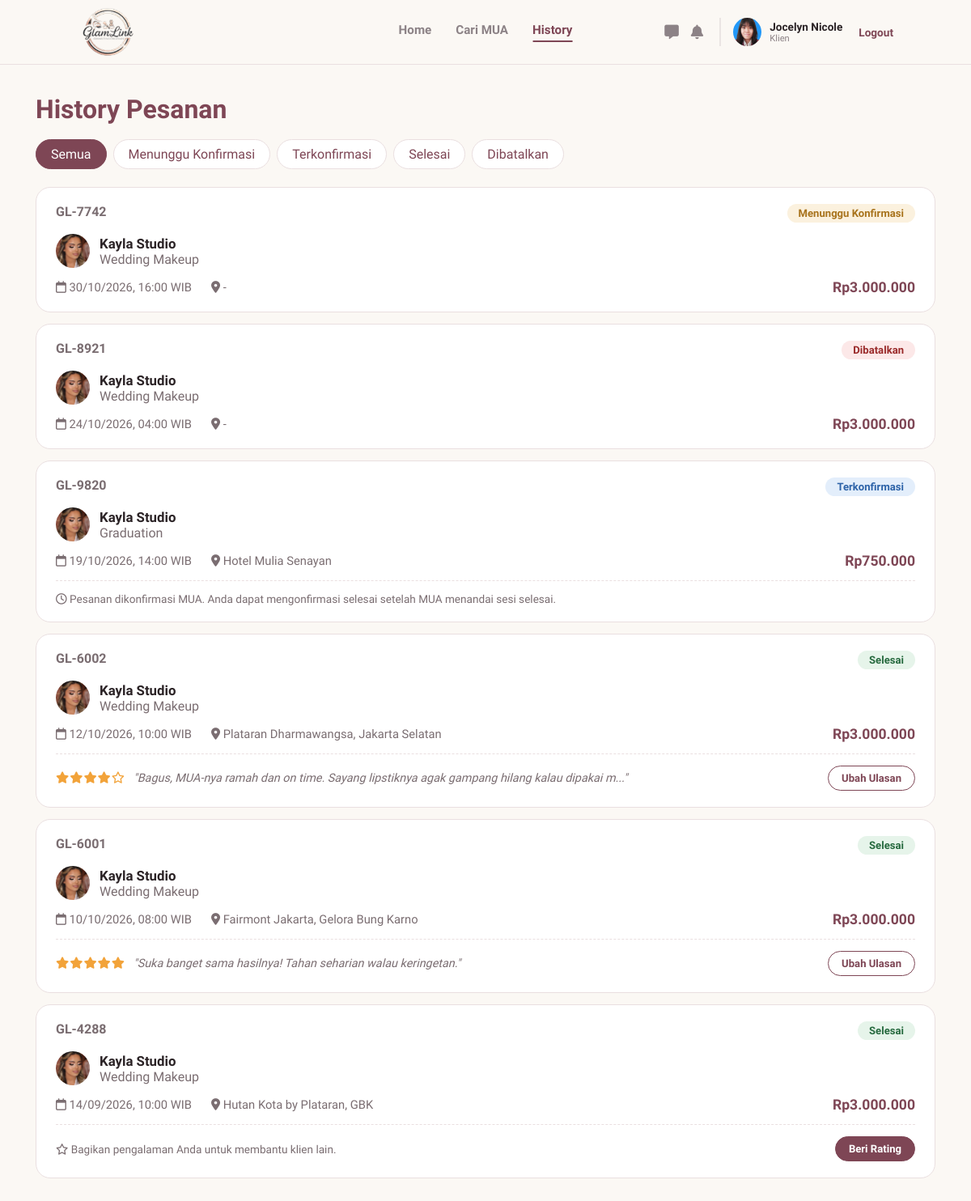
The page /klien/history.php (signed in) on the database its author committed.
### tables this page shows
CREATE TABLE `users` (
  `id_user` int(11) NOT NULL,
  `nama` varchar(100) NOT NULL,
  `email` varchar(100) NOT NULL,
  `nomor_telepon` varchar(20) DEFAULT NULL,
  `nama_brand` varchar(150) DEFAULT NULL,
  `bio` text DEFAULT NULL,
  `lokasi` varchar(150) DEFAULT NULL,
  `foto_profil` varchar(255) DEFAULT NULL,
  `password` varchar(255) NOT NULL,
  `role` enum('mua','pelanggan','admin') NOT NULL,
  `dibuat_pada` timestamp NOT NULL DEFAULT current_timestamp(),
  `status_verifikasi` enum('pending','approved','rejected') NOT NULL DEFAULT 'approved',
  `alasan_tolak` varchar(255) DEFAULT NULL
);

CREATE TABLE `bookings` (
  `id_booking` int(11) NOT NULL,
  `no_invoice` varchar(20) NOT NULL,
  `id_mua` int(11) NOT NULL,
  `id_pelanggan` int(11) NOT NULL,
  `id_layanan` int(11) NOT NULL,
  `tanggal_booking` date NOT NULL,
  `waktu_booking` time NOT NULL,
  `lokasi_acara` varchar(255) DEFAULT NULL,
  `catatan` text DEFAULT NULL,
  `total_harga` int(11) NOT NULL,
  `status` enum('menunggu','dikonfirmasi','selesai','ditolak') NOT NULL DEFAULT 'menunggu',
  `is_mua_done` tinyint(1) DEFAULT 0,
  `is_client_done` tinyint(1) DEFAULT 0,
  `foto_dokumentasi` varchar(255) DEFAULT NULL,
  `rating` int(1) DEFAULT NULL,
  `ulasan` text DEFAULT NULL,
  `created_at` timestamp NOT NULL DEFAULT current_timestamp()
);

CREATE TABLE `services` (
  `id_service` int(11) NOT NULL,
  `id_mua` int(11) NOT NULL,
  `nama_layanan` varchar(150) NOT NULL,
  `kategori` varchar(100) DEFAULT NULL,
  `harga` decimal(10,2) NOT NULL,
  `durasi` varchar(50) DEFAULT NULL,
  `deskripsi` text DEFAULT NULL,
  `fasilitas` text DEFAULT NULL
);

### klien/history.php (the view, shortened to what this page needs)
<?php
require __DIR__ . '/../Includes/klien.php';
$status = ['menunggu' => 'Menunggu Konfirmasi', 'dikonfirmasi' => 'Terkonfirmasi', 'selesai' => 'Selesai', 'ditolak' => 'Dibatalkan'];
$tab = isset($status[$_GET['tab'] ?? '']) ? $_GET['tab'] : '';
$sql = "SELECT b.*, s.nama_layanan, u.nama_brand, u.foto_profil FROM bookings b
        JOIN services s ON s.id_service = b.id_layanan JOIN users u ON u.id_user = b.id_mua
        WHERE b.id_pelanggan = ?" . ($tab ? ' AND b.status = ?' : '') . ' ORDER BY b.tanggal_booking DESC, b.id_booking DESC';
$data = q($sql, $tab ? [$id_klien, $tab] : [$id_klien]);
head_klien('History');
include __DIR__ . '/../navbar.php';
?>
<main class="kl-wrap page-top">
    <h1 class="kl-title big">History Pesanan</h1>
    <div class="tabs"><a href="history.php" class="<?php echo $tab ? '' : 'on'; ?>">Semua</a>
        <?php foreach ($status as $k => $l) echo '<a href="?tab=' . $k . '" class="' . ($tab === $k ? 'on' : '') . '">' . $l . '</a>'; ?></div>
    <div class="order-list">
        <?php foreach ($data as $b):
            $st = $b['status']; $label = $status[$st] ?? e($st); $kelas = 's-' . e($st);
            $tunggu_klien = ($st === 'dikonfirmasi' && $b['is_mua_done'] && !$b['is_client_done']);
            if ($tunggu_klien) { $label = 'Menunggu Konfirmasi Anda'; $kelas = 's-menunggu-klien'; } ?>
            <div class="order-card">
                <div class="order-top"><span class="inv"><?php echo e($b['no_invoice']); ?></span><span class="badge-status <?php echo $kelas; ?>"><?php echo $label; ?></span></div>
                <div class="order-mua"><?php echo foto($b['foto_profil'], 'avatar'); ?>
                    <div><h3><a href="mua.php?id=<?php echo (int)$b['id_mua']; ?>"><?php echo e($b['nama_brand']); ?></a></h3><span class="muted"><?php echo e($b['nama_layanan']); ?></span></div></div>
                <div class="order-meta">
                    <span><i class="fa-regular fa-calendar"></i> <?php echo date('d/m/Y', strtotime($b['tanggal_booking'])) . ', ' . substr($b['waktu_booking'], 0, 5) . ' WIB'; ?></span>
                    <span><i class="fa-solid fa-location-dot"></i> <?php echo e($b['lokasi_acara'] ?: '-'); ?></span>
                    <b><?php echo rupiah($b['total_harga']); ?></b>
                </div>
                <?php if ($tunggu_klien): ?>
                    <div class="order-extra">
                        <div class="dokum"><?php if ($b['foto_dokumentasi']) echo foto($b['foto_dokumentasi'], 'porto-img', 'fa-image'); ?><span>MUA menandai sesi ini selesai.<br>Mohon konfirmasi jika riasan sudah Anda terima.</span></div>
                        <form method="POST" onsubmit="return confirm('Konfirmasi bahwa pesanan ini sudah selesai?');">
                            <input type="hidden" name="aksi" value="selesai"><input type="hidden" name="id_booking" value="<?php echo (int)$b['id_booking']; ?>">
                            <button class="kb-fill" type="submit"><i class="fa-solid fa-circle-check"></i> Konfirmasi Selesai</button></form>
                    </div>
                <?php elseif ($st === 'dikonfirmasi'): ?>
                    <div class="order-extra"><span class="muted small"><i class="fa-regular fa-clock"></i> Pesanan dikonfirmasi MUA. Anda dapat mengonfirmasi selesai setelah MUA menandai sesi selesai.</span></div>
                <?php elseif ($st === 'selesai'): ?>
                    <div class="order-extra">
                        <?php if ((int)$b['rating'] > 0): ?>
                            <div class="my-rate"><?php echo bintang((int)$b['rating']); ?><span class="ul"><?php echo trim((string)$b['ulasan']) !== '' ? '"' . e(mb_strimwidth($b['ulasan'], 0, 90, '...')) . '"' : 'Tanpa ulasan tertulis'; ?></span></div>
                            <button type="button" class="kb-outline sm js-rate" data-id="<?php echo (int)$b['id_booking']; ?>" data-mua="<?php echo e($b['nama_brand']); ?>" data-rating="<?php echo (int)$b['rating']; ?>" data-ulasan="<?php echo e($b['ulasan']); ?>">Ubah Ulasan</button>
                        <?php else: ?>
                            <span class="muted small"><i class="fa-regular fa-star"></i> Bagikan pengalaman Anda untuk membantu klien lain.</span>
                            <button type="button" class="kb-fill sm js-rate" data-id="<?php echo (int)$b['id_booking']; ?>" data-mua="<?php echo e($b['nama_brand']); ?>" data-rating="0" data-ulasan="">Beri Rating</button>
                        <?php endif; ?>
                    </div>
                <?php endif; ?>
            </div>
        <?php endforeach; ?>
    </div>
</main>
<?php bottom_nav();

### includes/klien.php (shortened to what this page needs)
<?php
require_once __DIR__ . '/../koneksi.php';
$id_klien = (int)$_SESSION['id_user'];
function q($sql, $params = []) {
    global $koneksi;
    $st = $koneksi->prepare($sql);
    if ($params) { $st->bind_param(str_repeat('s', count($params)), ...$params); }
    $st->execute();
    $r = $st->get_result();
    return $r ? $r->fetch_all(MYSQLI_ASSOC) : [];
}
function e($v)      { return htmlspecialchars((string)$v, ENT_QUOTES); }
function rupiah($n) { return 'Rp' . number_format((float)$n, 0, ',', '.'); }
function foto($file, $kelas = '', $ikon = 'fa-user') {
    $f = basename((string)$file);
    if ($f !== '' && file_exists(__DIR__ . '/../assets/img/' . $f)) {
        return '<img class="' . $kelas . '" src="../assets/img/' . e($f) . '" alt="">';
    }
    return '<div class="' . $kelas . ' foto-kosong"><i class="fa-solid ' . $ikon . '"></i></div>';
}
function bintang($r) {
    $h = '';
    for ($i = 1; $i <= 5; $i++) {
        $h .= $r >= $i ? '<i class="fa-solid fa-star"></i>' : ($r >= $i - 0.5 ? '<i class="fa-solid fa-star-half-stroke"></i>' : '<i class="fa-regular fa-star"></i>');
    }
    return '<span class="stars">' . $h . '</span>';
}
function head_klien($judul) {
    echo '<!DOCTYPE html><html lang="id"><head><meta charset="UTF-8"><meta name="viewport" content="width=device-width, initial-scale=1.0"><title>' . e($judul) . ' - GlamLink</title>
<link rel="stylesheet" href="https://cdnjs.cloudflare.com/ajax/libs/font-awesome/6.4.0/css/all.min.css">
<link href="https://fonts.googleapis.com/css2?family=Plus+Jakarta+Sans:wght@400;500;600;700&display=swap" rel="stylesheet">
<link rel="stylesheet" href="../assets/css/navbar.css"><link rel="stylesheet" href="../assets/css/klien.css"></head><body>';
}
function bottom_nav() {
    echo '<nav class="bottom-nav">';
    echo '</nav></body></html>';
}

### navbar.php (shortened to what this page needs)
<?php
$path_prefix = in_array(basename(dirname($_SERVER['PHP_SELF'])), ['mua', 'klien']) ? '../' : '';
$nav_logged_in = isset($_SESSION['status_login']) && $_SESSION['status_login'] == true;
$nav_role = isset($_SESSION['role']) ? $_SESSION['role'] : '';
if ($nav_logged_in && in_array($nav_role, ['mua', 'pelanggan']) && isset($koneksi)) {
    $id_mua_nav = $_SESSION['id_user'];
    $nav_query = mysqli_query($koneksi, "SELECT nama, nama_brand, foto_profil, status_verifikasi FROM users WHERE id_user = '$id_mua_nav'");
    $nav_profil = mysqli_fetch_assoc($nav_query);
}
?>
<header class="navbar">
    <div class="logo">
        <a href="<?php echo $path_prefix; ?>index.php">
            <img src="<?php echo $path_prefix; ?>assets/img/logo.png" alt="GlamLink">
        </a>
    </div>
    <?php if (!$nav_logged_in): ?>
        <div class="nav-links">
            <a href="<?php echo $path_prefix; ?>login.php" class="btn-text">Masuk</a>
            <a href="<?php echo $path_prefix; ?>login.php" class="btn-outline">Masuk Sebagai MUA</a>
            <a href="<?php echo $path_prefix; ?>register.php" class="btn-filled">Daftar</a>
        </div>
    <?php elseif ($nav_role == 'pelanggan'): ?>
        <?php $hal = basename($_SERVER['SCRIPT_NAME']); ?>
        <div class="nav-menu-mua">
            <a href="<?php echo $path_prefix; ?>klien/index.php" class="<?php echo $hal == 'index.php' ? 'active' : ''; ?>">Home</a>
            <a href="<?php echo $path_prefix; ?>klien/cari.php" class="<?php echo in_array($hal, ['cari.php', 'mua.php', 'booking.php']) ? 'active' : ''; ?>">Cari MUA</a>
            <a href="<?php echo $path_prefix; ?>klien/history.php" class="<?php echo $hal == 'history.php' ? 'active' : ''; ?>">History</a>
        </div>
        <div class="nav-profile-mua">
            <div class="nav-icons">
                <a href="#" class="icon-btn" title="Segera hadir"><i class="fa-solid fa-message"></i></a>
                <a href="#" class="icon-btn" title="Segera hadir"><i class="fa-solid fa-bell"></i></a>
            </div>
            <a href="<?php echo $path_prefix; ?>klien/profil.php" style="text-decoration:none;color:inherit;">
                <div class="profile-info">
                    <?php if (!empty($nav_profil['foto_profil']) && file_exists(__DIR__ . '/assets/img/' . basename($nav_profil['foto_profil']))): ?>
                        <img src="<?php echo $path_prefix; ?>assets/img/<?php echo htmlspecialchars(basename($nav_profil['foto_profil'])); ?>" alt="Profile">
                    <?php else: ?>
                        <div style="width:35px;height:35px;background:#e0d8da;border-radius:50%;display:flex;align-items:center;justify-content:center;color:#fff;font-size:0.8rem;"><i class="fa-solid fa-user"></i></div>
                    <?php endif; ?>
                    <div class="profile-text">
                        <span class="brand-name"><?php echo htmlspecialchars($nav_profil['nama'] ?? 'Klien'); ?></span>
                        <span class="role-text">Klien</span>
                    </div>
                </div>
            </a>
            <a href="<?php echo $path_prefix; ?>logout.php" class="logout-link">Logout</a>
        </div>
    <?php endif; ?>
</header>

### assets/css/navbar.css (style rules this page uses)
:root { --gl-primary: #7E4655; --gl-primary-dark: #623642; --gl-soft: #f0e6e9; }
.navbar { position: fixed; inset: 0 0 auto 0; height: 80px; display: flex; align-items: center; justify-content: space-between; padding: 0 8%; background-color: #FBF8F4; border-bottom: 1px solid #eadfe0; box-sizing: border-box; z-index: 1000; font-family: 'Plus Jakarta Sans', sans-serif; }
.navbar .logo { display: flex; align-items: center; }
.navbar .logo img { display: block; height: 60px; width: auto; }
.nav-menu-mua { display: flex; gap: 30px; font-weight: 600; font-size: 0.95rem; position: absolute; left: 50%; transform: translateX(-50%); }
.nav-menu-mua a { text-decoration: none; color: #8c8286; transition: 0.3s; font-family: 'Plus Jakarta Sans', sans-serif; }
.nav-menu-mua a:hover, .nav-menu-mua a.active { color: var(--gl-primary); }
.nav-menu-mua a.active { border-bottom: 2px solid var(--gl-primary); padding-bottom: 4px; }
.nav-profile-mua { display: flex; align-items: center; gap: 20px; }
.nav-icons { display: flex; gap: 15px; }
.nav-icons .icon-btn { position: relative; color: #8c8286; font-size: 1.1rem; text-decoration: none; }
.profile-info { display: flex; align-items: center; gap: 10px; border-left: 2px solid #eae5e3; padding-left: 15px; }
.profile-info img { width: 35px; height: 35px; border-radius: 50%; object-fit: cover; }
.profile-text { display: flex; flex-direction: column; }
.profile-text .brand-name { font-weight: 700; color: #2b2326; font-size: 0.85rem; }
.profile-text .role-text { font-size: 0.7rem; color: #8c8286; }
.logout-link { color: var(--gl-primary); font-size: 0.85rem; text-decoration: none; font-weight: 600; }

### assets/css/klien.css (style rules this page uses)
:root { --p: #7E4655; --p-dark: #623642; --accent: #9A6372; --ink: #2b2326; --muted: #7a6d71; --line: #eadfe0; --soft: #F3E6E8; }
* { box-sizing: border-box; }
body { margin: 0; background: #FBF8F4; color: var(--ink); font-family: 'Plus Jakarta Sans', sans-serif; padding-top: 80px; }
a { color: inherit; text-decoration: none; }
.muted { color: var(--muted); }
.small { font-size: .85rem; }
.kl-wrap { max-width: 1160px; margin: 0 auto; padding: 0 24px 60px; }
.page-top { padding-top: 36px; }
.kl-title { color: var(--p); font-size: 1.6rem; margin: 40px 0 18px; font-weight: 700; }
.kl-title.big { font-size: 2rem; margin-top: 0; }
.avatar { width: 42px; height: 42px; border-radius: 50%; object-fit: cover; flex: none; }
.tabs { display: flex; flex-wrap: wrap; gap: 8px; margin-bottom: 22px; }
.tabs a { padding: 8px 18px; border: 1px solid var(--line); border-radius: 30px; background: #fff; color: var(--p); font-weight: 500; }
.tabs a.on { background: var(--p); color: #fff; border-color: var(--p); }
.order-card { background: #fff; border: 1px solid var(--line); border-radius: 18px; padding: 20px 24px; margin-bottom: 14px; }
.order-top { display: flex; justify-content: space-between; margin-bottom: 14px; }
.inv { font-weight: 700; color: var(--muted); }
.order-mua { display: flex; align-items: center; gap: 12px; margin-bottom: 14px; }
.order-mua h3 { margin: 0; font-size: 1.05rem; }
.order-meta { display: flex; flex-wrap: wrap; gap: 8px 24px; align-items: center; color: var(--muted); font-size: .92rem; }
.order-meta b { margin-left: auto; color: var(--p); font-size: 1.1rem; }
.badge-status { padding: 4px 14px; border-radius: 30px; font-size: .82rem; font-weight: 600; }
.s-menunggu { background: #FBF1DE; color: #A8731C; }
.s-dikonfirmasi { background: #E3EEFB; color: #2D63A8; }
.s-selesai { background: #E6F4EA; color: #276a3f; }
.s-ditolak { background: #FCE8E8; color: #9a2a2a; }
:root { --star: #F2A33A; --opt-bg: #FBEBE6; --opt-ink: #C9785F; }
.stars { color: var(--star); white-space: nowrap; letter-spacing: 1px; }
.kb-outline, .kb-fill { display: inline-block; text-align: center; border-radius: 30px; padding: 10px 22px; font: 600 .9rem 'Plus Jakarta Sans', sans-serif; cursor: pointer; border: 1.5px solid var(--p); transition: background .25s, color .25s; }
.kb-outline { color: var(--p); background: #fff; }
.kb-fill { color: #fff; background: var(--p); }
.kb-fill.sm, .kb-outline.sm { padding: 7px 16px; font-size: .82rem; }
.order-extra { margin-top: 14px; padding-top: 14px; border-top: 1px dashed var(--line); display: flex; flex-wrap: wrap; gap: 14px; align-items: center; justify-content: space-between; }
.my-rate { display: flex; align-items: center; gap: 10px; font-size: .9rem; }
.my-rate .ul { color: var(--muted); font-style: italic; }

### rows shown on the page
users: foto_profil (picture), nama "Jocelyn Nicole"
bookings: no_invoice "GL-7742", status "Menunggu Konfirmasi", id_mua.foto_profil (picture), id_mua.nama_brand "Kayla Studio", id_layanan.nama_layanan "Wedding Makeup", tanggal_booking "30/10/2026", waktu_booking "16:00", lokasi_acara "-", total_harga "Rp3.000.000"
bookings: no_invoice "GL-8921", status "Dibatalkan", id_mua.foto_profil (picture), id_mua.nama_brand "Kayla Studio", id_layanan.nama_layanan "Wedding Makeup", tanggal_booking "24/10/2026", waktu_booking "04:00", lokasi_acara "-", total_harga "Rp3.000.000"
bookings: no_invoice "GL-9820", status "Terkonfirmasi", id_mua.foto_profil (picture), id_mua.nama_brand "Kayla Studio", id_layanan.nama_layanan "Graduation", tanggal_booking "19/10/2026", waktu_booking "14:00", lokasi_acara "Hotel Mulia Senayan", total_harga "Rp750.000", is_mua_done 0 (drawn), shows "Pesanan dikonfirmasi MUA. Anda dapat mengonfirmasi selesai setelah MUA menandai sesi selesai."
bookings: no_invoice "GL-6002", status "Selesai", id_mua.foto_profil (picture), id_mua.nama_brand "Kayla Studio", id_layanan.nama_layanan "Wedding Makeup", tanggal_booking "12/10/2026", waktu_booking "10:00", lokasi_acara "Plataran Dharmawangsa, Jakarta Selatan", total_harga "Rp3.000.000", rating 4 (drawn), ulasan "Bagus, MUA-nya ramah dan on time. Sayang lipstiknya agak gampang hilang kalau dipakai m..."
bookings: no_invoice "GL-6001", status "Selesai", id_mua.foto_profil (picture), id_mua.nama_brand "Kayla Studio", id_layanan.nama_layanan "Wedding Makeup", tanggal_booking "10/10/2026", waktu_booking "08:00", lokasi_acara "Fairmont Jakarta, Gelora Bung Karno", total_harga "Rp3.000.000", rating 5 (drawn), ulasan "Suka banget sama hasilnya! Tahan seharian walau keringetan."
bookings: no_invoice "GL-4288", status "Selesai", id_mua.foto_profil (picture), id_mua.nama_brand "Kayla Studio", id_layanan.nama_layanan "Wedding Makeup", tanggal_booking "14/09/2026", waktu_booking "10:00", lokasi_acara "Hutan Kota by Plataran, GBK", total_harga "Rp3.000.000"

### other values the page prints
$l "Menunggu Konfirmasi"
$l "Terkonfirmasi"
$l "Selesai"
$l "Dibatalkan"
